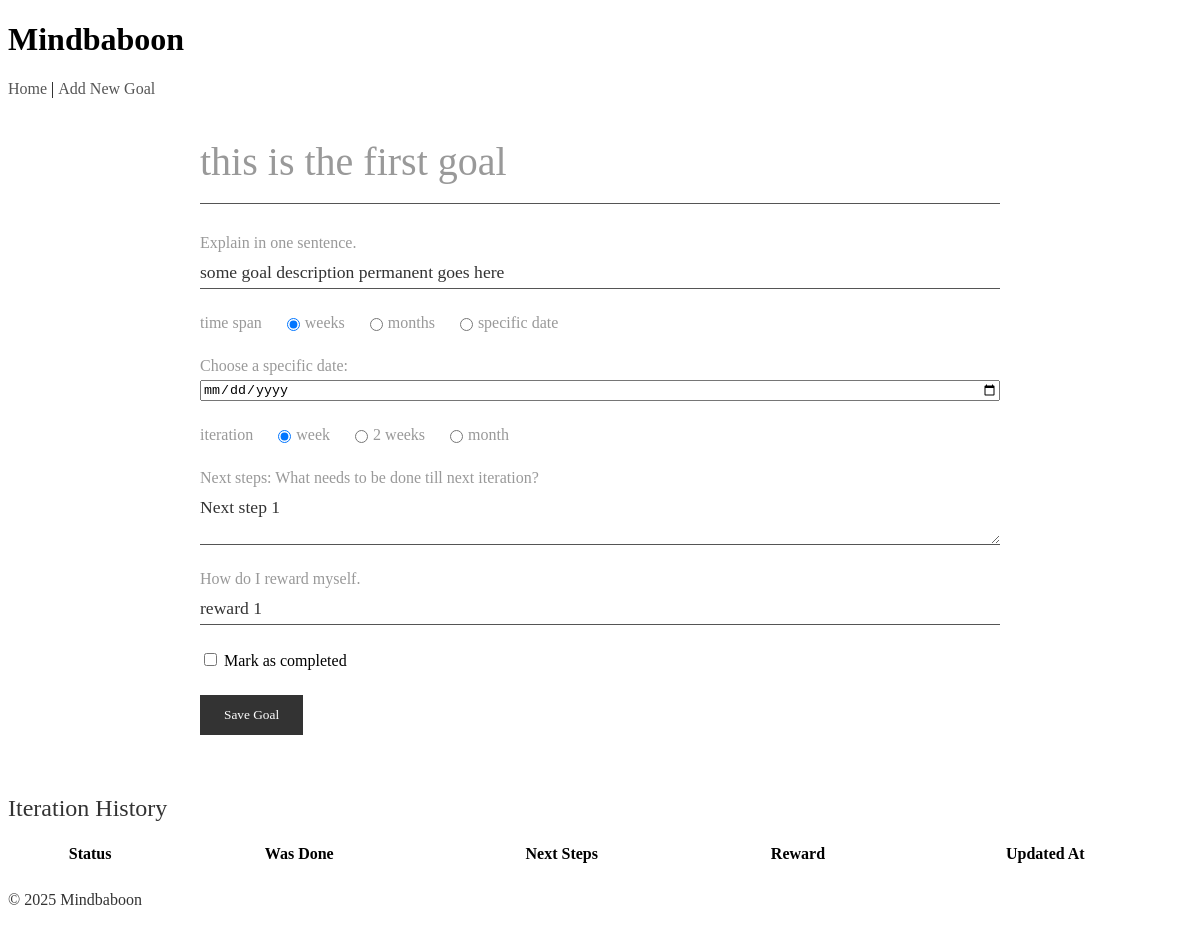
The app's page /edit/7 with its own data.
### tables this page shows
CREATE TABLE goals (
            id INTEGER PRIMARY KEY AUTOINCREMENT,
            goal_name TEXT NOT NULL,
            goal_description TEXT,
            time_span TEXT,
            end_date TEXT,
            iteration TEXT,
            next_steps TEXT,
            reward TEXT,
            completed INTEGER NOT NULL DEFAULT 0,
            is_paused INTEGER NOT NULL DEFAULT 0,
            last_email_sent TIMESTAMP,
            created_at TIMESTAMP NOT NULL,
            last_reminder_at TIMESTAMP
        );

### mindbaboon.py (the view, shortened to what this page needs)
@app.route("/edit/<int:goal_id>", methods=["GET", "POST"])
def edit_goal(goal_id):
    conn = get_db_connection()
    goal = conn.execute("SELECT * FROM goals WHERE id = ?", (goal_id,)).fetchone()
    if not goal:
        conn.close()
        return "Goal not found.", 404
    conn.close()
    return render_template("edit.html", goal=goal)

### mindbaboon.py (called while the page is built)
def get_db_connection():
    conn = sqlite3.connect("mindbaboon.db")
    conn.row_factory = sqlite3.Row
    return conn

### templates/edit.html (shortened to what this page needs)
{% extends "base.html" %}
{% block content %}
<div class="add-goal-page">
  <div class="goal-form-container">
    <form method="POST" action="{{ url_for('edit_goal', goal_id=goal['id']) }}">
      <div class="form-group-big">
        <input
          type="text"
          id="goal_name"
          name="goal_name"
          class="goal-header-input"
          placeholder="Tell me your goal."
          onfocus="this.placeholder=''"
          onblur="this.placeholder='Tell me your goal.'"
          value="{{ goal['goal_name'] }}"
          required
        >
        <hr class="header-divider">
      </div>
      <div class="form-group">
        <label for="goal_description" class="label-floating">Explain in one sentence.</label>
        <input
          type="text"
          id="goal_description"
          name="goal_description"
          maxlength="200"
          placeholder="200 chars"
          value="{{ goal['goal_description'] }}"
          required
        >
      </div>
      <div class="form-inline-group">
        <span class="form-label">time span</span>
        <label>
          <input
            type="radio"
            name="time_span"
            value="weeks"
            {% if goal['time_span'] == 'weeks' %}checked{% endif %}
          > weeks
        </label>
        <label>
          <input
            type="radio"
            name="time_span"
            value="months"
          > months
        </label>
        <label>
          <input
            type="radio"
            name="time_span"
            value="specific_date"
          > specific date
        </label>
      </div>
      <div class="form-group" id="specific-date-container" class="{% if goal['time_span'] == 'specific_date' %}visible{% else %}hidden{% endif %}">
        <label for="specific_date" class="label-floating">Choose a specific date:</label>
        <input
          type="date"
          id="specific_date"
          name="specific_date"
          value="{{ goal['specific_date'] }}"
        >
      </div>
      <div class="form-inline-group">
        <span class="form-label">iteration</span>
        <label>
          <input
            type="radio"
            name="iteration"
            value="week"
            {% if goal['iteration'] == 'week' %}checked{% endif %}
          > week
        </label>
        <label>
          <input
            type="radio"
            name="iteration"
            value="2 weeks"
          > 2 weeks
        </label>
        <label>
          <input
            type="radio"
            name="iteration"
            value="month"
          > month
        </label>
      </div>
      <div class="form-group">
        <label for="next_steps" class="label-floating">
          Next steps: What needs to be done till next iteration?
        </label>
        <textarea
          id="next_steps"
          name="next_steps"
          maxlength="64"
          placeholder="64 chars"
        >{{ goal['next_steps'] }}</textarea>
      </div>
      <div class="form-group">
        <label for="reward" class="label-floating">How do I reward myself.</label>
        <input
          type="text"
          id="reward"
          name="reward"
          maxlength="64"
          placeholder="64 chars"
          value="{{ goal['reward'] }}"
        >
      </div>
      <div class="form-group">
        <label>
          <input
            type="checkbox"
            name="completed"
          >
          Mark as completed
        </label>
      </div>
      <button type="submit" class="add-goal-button">Save Goal</button>
    </form>
  </div>
</div>
    <div class="form-group">
      <h2>Iteration History</h2>
      <table id="iteration-history">
        <thead>
          <tr>
            <th>Status</th>
            <th>Was Done</th>
            <th>Next Steps</th>
            <th>Reward</th>
            <th>Updated At</th>
          </tr>
        </thead>
      </table>
    </div>
{% endblock %}

### static/style.css (style rules this page uses)
h2, p, strong, em, a { font-family: "crete", serif; font-weight: 400; color: #333; }
.add-goal-page { margin: 0 auto; max-width: 800px; padding: 40px 20px; }
.goal-form-container { display: flex; flex-direction: column; }
.form-group-big { margin-bottom: 30px; position: relative; }
.goal-header-input { font-family: "crete", serif; font-weight: 400; font-size: 2.5rem; color: #999; border: none; background: transparent; width: 100%; outline: none; padding: 0; margin: 0 0 10px 0; }
.header-divider { border: none; border-bottom: 1px solid #555; margin-bottom: 30px; }
.form-group { margin-bottom: 25px; display: flex; flex-direction: column; }
.label-floating { font-family: "crete", serif; font-size: 1rem; color: #999; margin-bottom: 5px; }
.form-group input[type="text"], .form-group textarea { font-family: "crete", serif; font-weight: 400; font-size: 1.1rem; color: #333; border: none; border-bottom: 1px solid #555; background: transparent; outline: none; padding: 5px 0; width: 100%; box-sizing: border-box; }
::placeholder { color: #ccc; }
.form-inline-group { margin-bottom: 25px; display: flex; align-items: center; }
.form-inline-group .form-label { font-family: "crete", serif; font-size: 1rem; color: #999; margin-right: 20px; }
.form-inline-group label { margin-right: 20px; font-family: "crete", serif; font-size: 1rem; color: #999; display: flex; align-items: center; cursor: pointer; }
.form-inline-group label input[type="radio"] { margin-right: 5px; }
.add-goal-button { font-family: "crete", serif; font-weight: 400; background-color: #333; color: #fff; border: none; padding: 12px 24px; cursor: pointer; transition: background-color 0.2s ease; }

### records on screen
goals: goal_name "this is the first goal", goal_description "some goal description permanent goes here", time_span "☑ weeks", time_span "☐ months", time_span "☐ specific date", iteration "☑ week", iteration "☐ 2 weeks", iteration "☐ month", next_steps "Next step 1", reward "reward 1"
